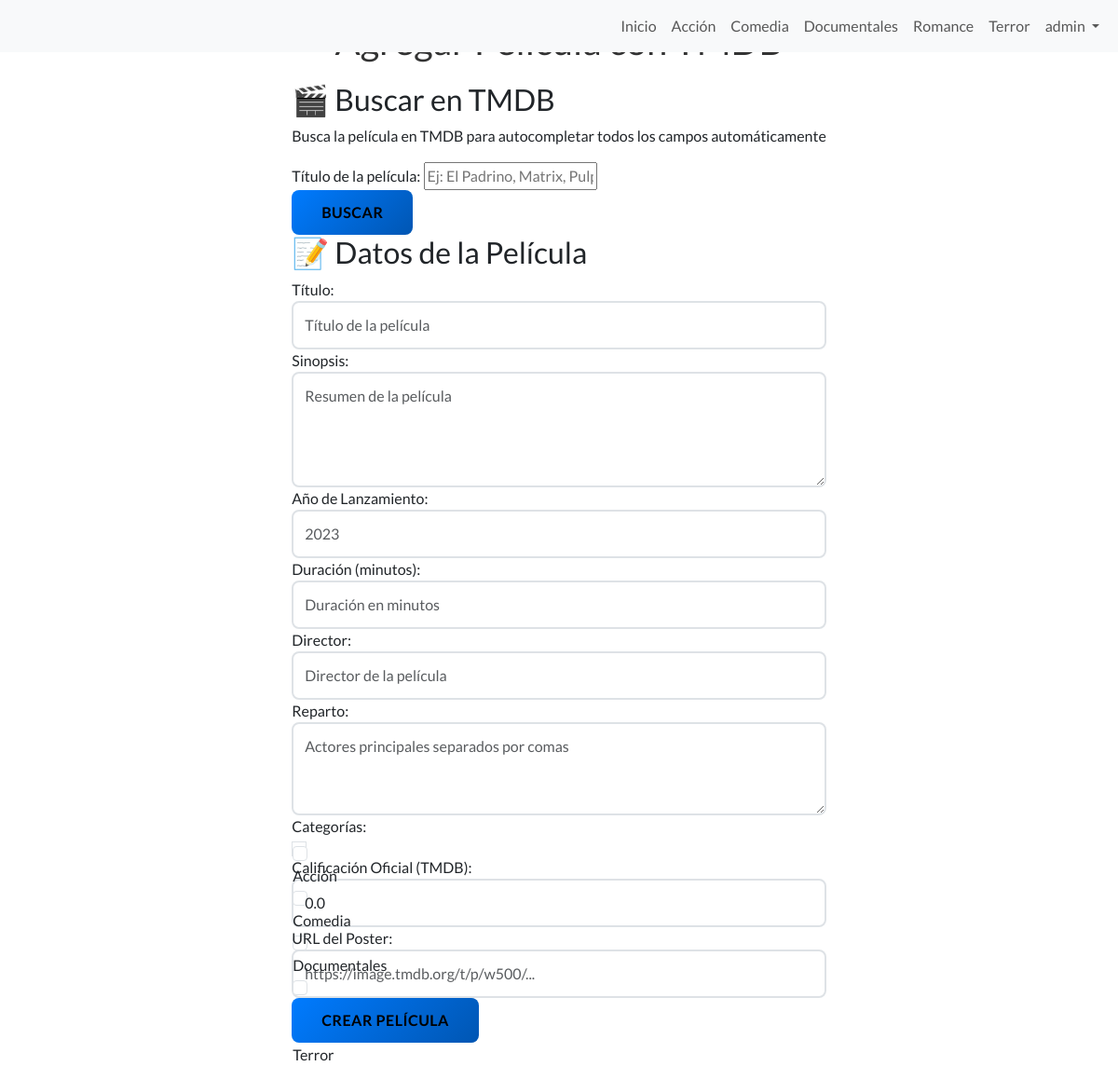
Screenshot of /tmdb/agregar-pelicula/ (signed in) with the database file from the repository.
### core/models.py (models this page shows)
class Categoria(models.Model):
    nombre = models.CharField(max_length=50, unique=True)
    slug = models.SlugField(unique=True)
    descripcion = models.TextField(blank=True)
    class Meta:
        verbose_name = "Categoría"
        verbose_name_plural = "Categorías"
        ordering = ['nombre']
    def __str__(self):
        return self.nombre

### core/tmdb_views.py (the view)
# urls.py: path('tmdb/agregar-pelicula/', tmdb_views.agregar_pelicula_con_tmdb, name='tmdb_agregar_pelicula'),
@staff_member_required
def agregar_pelicula_con_tmdb(request):
    if request.method == 'POST':
        form = PeliculaForm(request.POST)
        if form.is_valid():
            pelicula = form.save()
            messages.success(request, f'Película "{pelicula.titulo}" creada exitosamente.')
            return redirect('tmdb_agregar_pelicula')  # Redirigir a la misma página para añadir otra
        else:
            messages.error(request, 'Hay errores en el formulario. Revisa los datos.')
    else:
        form = PeliculaForm()
    categorias = Categoria.objects.all()
    context = {
        'form': form,
        'categorias': categorias,
        'title': 'Agregar Película con TMDB'
    }
    return render(request, 'core/admin/agregar_pelicula_tmdb.html', context)

### core/context_processors.py (called while the page is built)
def categorias_context(request):
    categorias = Categoria.objects.all().order_by('nombre')
    return {
        'categorias_nav': categorias
    }

### core/templates/core/admin/agregar_pelicula_tmdb.html (shortened to what this page needs)
{% extends 'core/base.html' %}
{% block content %}
<div class="admin-container">
    <h1>{{ title }}</h1>
    <div class="tmdb-search-section">
        <h2>🎬 Buscar en TMDB</h2>
        <p>Busca la película en TMDB para autocompletar todos los campos automáticamente</p>
        <div class="search-form">
            <div class="search-input-group">
                <label for="tmdb-search">Título de la película:</label>
                <input type="text" id="tmdb-search" placeholder="Ej: El Padrino, Matrix, Pulp Fiction...">
            </div>
            <button type="button" id="btn-buscar-tmdb" class="btn-primary">Buscar</button>
        </div>
    </div>
    <div class="form-section">
        <h2>📝 Datos de la Película</h2>
        <form method="post" id="pelicula-form">
            <div class="form-group">
                <label for="{{ form.titulo.id_for_label }}">Título:</label>
                {{ form.titulo }}
            </div>
            <div class="form-group">
                <label for="{{ form.sinopsis.id_for_label }}">Sinopsis:</label>
                {{ form.sinopsis }}
            </div>
            <div class="form-group">
                <label for="{{ form.año.id_for_label }}">Año de Lanzamiento:</label>
                {{ form.año }}
            </div>
            <div class="form-group">
                <label for="{{ form.duracion.id_for_label }}">Duración (minutos):</label>
                {{ form.duracion }}
            </div>
            <div class="form-group">
                <label for="{{ form.director.id_for_label }}">Director:</label>
                {{ form.director }}
            </div>
            <div class="form-group">
                <label for="{{ form.reparto.id_for_label }}">Reparto:</label>
                {{ form.reparto }}
            </div>
            <div class="form-group">
                <label for="{{ form.categorias.id_for_label }}">Categorías:</label>
                {{ form.categorias }}
            </div>
            <div class="form-group">
                <label for="{{ form.calificacion_oficial.id_for_label }}">Calificación Oficial (TMDB):</label>
                {{ form.calificacion_oficial }}
            </div>
            <div class="form-group">
                <label for="{{ form.poster.id_for_label }}">URL del Poster:</label>
                {{ form.poster }}
            </div>
            <button type="submit" class="btn-primary">Crear Película</button>
        </form>
    </div>
</div>
{% endblock %}

### core/templates/core/base.html (shortened to what this page needs)
{% load static %}
<!DOCTYPE html>
<html lang="es">
<head>
    <link href="https://cdn.jsdelivr.net/npm/bootstrap@5.3.7/dist/css/bootstrap.min.css"
          rel="stylesheet"
>
    <link rel="stylesheet" href="https://cdn.jsdelivr.net/npm/sweetalert2@11/dist/sweetalert2.min.css">
    <link rel="stylesheet" href="{% static 'core/css/styles.css' %}">
</head>
<body>
    <nav class="navbar navbar-expand-sm bg-body-tertiary w-100 fixed-top">
        <div class="container-fluid">
            <div class="collapse navbar-collapse" id="navbarNav">
                <ul class="navbar-nav ms-auto">
                    <li class="nav-item">
                        <a class="nav-link {% if request.resolver_match.url_name == 'index' %}disabled{% endif %}" href="{% url 'core:index' %}">Inicio</a>
                    </li>
                    {% for categoria in categorias_nav %}
                        <li class="nav-item">
                            <a class="nav-link {% if request.resolver_match.kwargs.categoria_slug == categoria.slug or request.resolver_match.url_name == categoria.slug %}disabled{% endif %}"
                               href="{% url 'core:categoria' categoria.slug %}">{{ categoria.nombre }}</a>
                        </li>
                    {% endfor %}
                    <li class="nav-item dropdown">
                        <a class="nav-link dropdown-toggle" href="#" role="button" data-bs-toggle="dropdown" aria-expanded="false">
                            {% if user.is_authenticated %}
                                {{ user.first_name|default:user.username }}
                            {% else %}
                                Mi Cuenta
                            {% endif %}
                        </a>
                    </li>
                </ul>
            </div>
        </div>
    </nav>
    <main>
        {% block content %}
        {% endblock %}
    </main>
</body>
</html>

### core/static/core/css/styles.css (style rules this page uses)
*::after, *::before { margin: 0; padding: 0; box-sizing: border-box; }
.dropdown-toggle::after { display: inline-block !important; margin-left: 0.255em; vertical-align: 0.255em; content: ""; border-top: 0.3em solid; border-right: 0.3em solid transparent; border-bottom: 0; border-left: 0.3em solid transparent; }
body { margin: 0 auto; max-width:max-content; font-family: 'Lato', sans-serif; background: white; }
h1 { font-family: 'Lato', sans-serif; font-size: 2.5rem; text-align: center; margin: 20px 0; color: #333; }
h2 { text-decoration: none; }
.form-control { border: 2px solid #dee2e6; border-radius: 8px; padding: 0.75rem; font-size: 1rem; transition: all 0.3s ease; }
.btn-primary { background: linear-gradient(135deg, #007bff, #0056b3); border: none; border-radius: 8px; padding: 0.75rem 2rem; font-weight: 600; text-transform: uppercase; letter-spacing: 0.5px; transition: all 0.3s ease; }

### rows the page displays
Categoria: nombre "Acción"
Categoria: nombre "Comedia"
Categoria: nombre "Documentales"
Categoria: nombre "Romance"
Categoria: nombre "Terror"

### other values shown
{{ user.first_name|default:user.username }} "admin"
